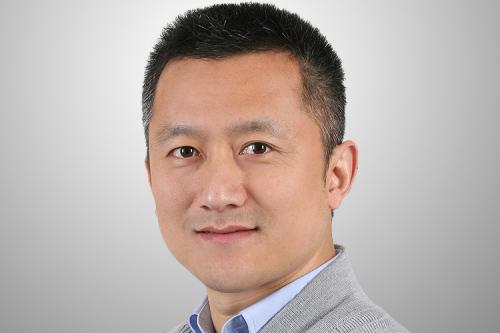
#> input picture 3.Lane Detection/images/test_man.jpg, 500 x 333 px
$ python edge_detection_Canny.py
#> lines starting #> are read from the running program, lines starting #| are printed output that depends on the picture; after the words box and inside, x2 and y2 are one past the last pixel; in counts of white or black regions, pixels touching at a corner belong together
import cv2
import matplotlib.pyplot as plt

'''
    Canny边缘检测算法可以分为以下5个步骤：

        1)使用高斯滤波器，以平滑图像，滤除噪声。

        2)计算图像中每个像素点的梯度强度和方向。

        3)应用非极大值（Non-Maximum Suppression）抑制，以消除边缘检测带来的杂散响应。

        4)应用双阈值（Double-Threshold）检测来确定真实的和潜在的边缘。

        5)通过抑制孤立的弱边缘最终完成边缘检测。
'''

# Canny只能处理灰度图，所以将读取的图像转成灰度图
img = cv2.imread("./images/test_man.jpg", 0)
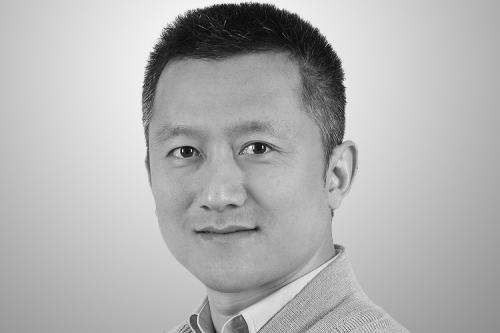
#> img: shape (333, 500); min 0, max 255, mean 177.5

# 高斯平滑处理原图像降噪
img = cv2.GaussianBlur(img, (3, 3), 0)

# canny算法实现边缘检测
canny = cv2.Canny(img, 50, 150)
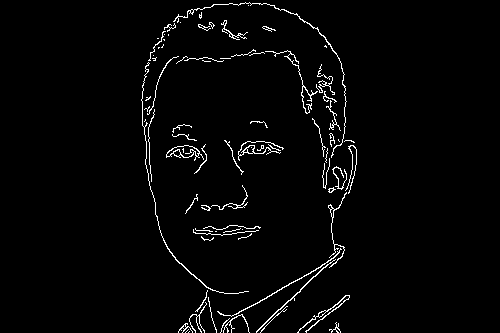
#> canny: shape (333, 500); 2.4% white in thin lines or dots, all inside (x1, y1, x2, y2) = (141, 2, 357, 333)

# 显示图片
plt.subplot(1, 1, 1)
plt.imshow(canny)
plt.axis("off")
plt.show()
